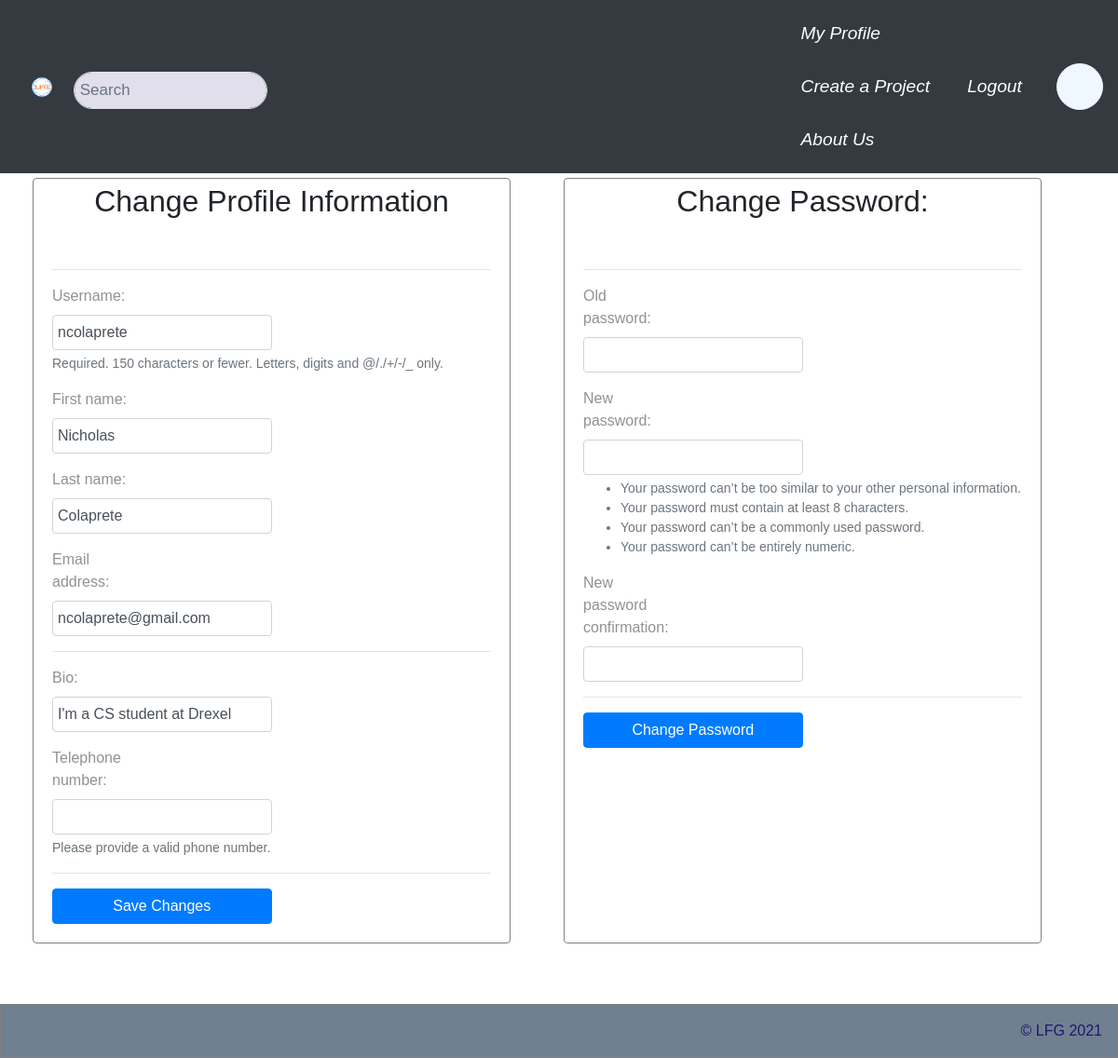
/accounts/profile/update/ (signed in), run on an earlier commit of the app's database.
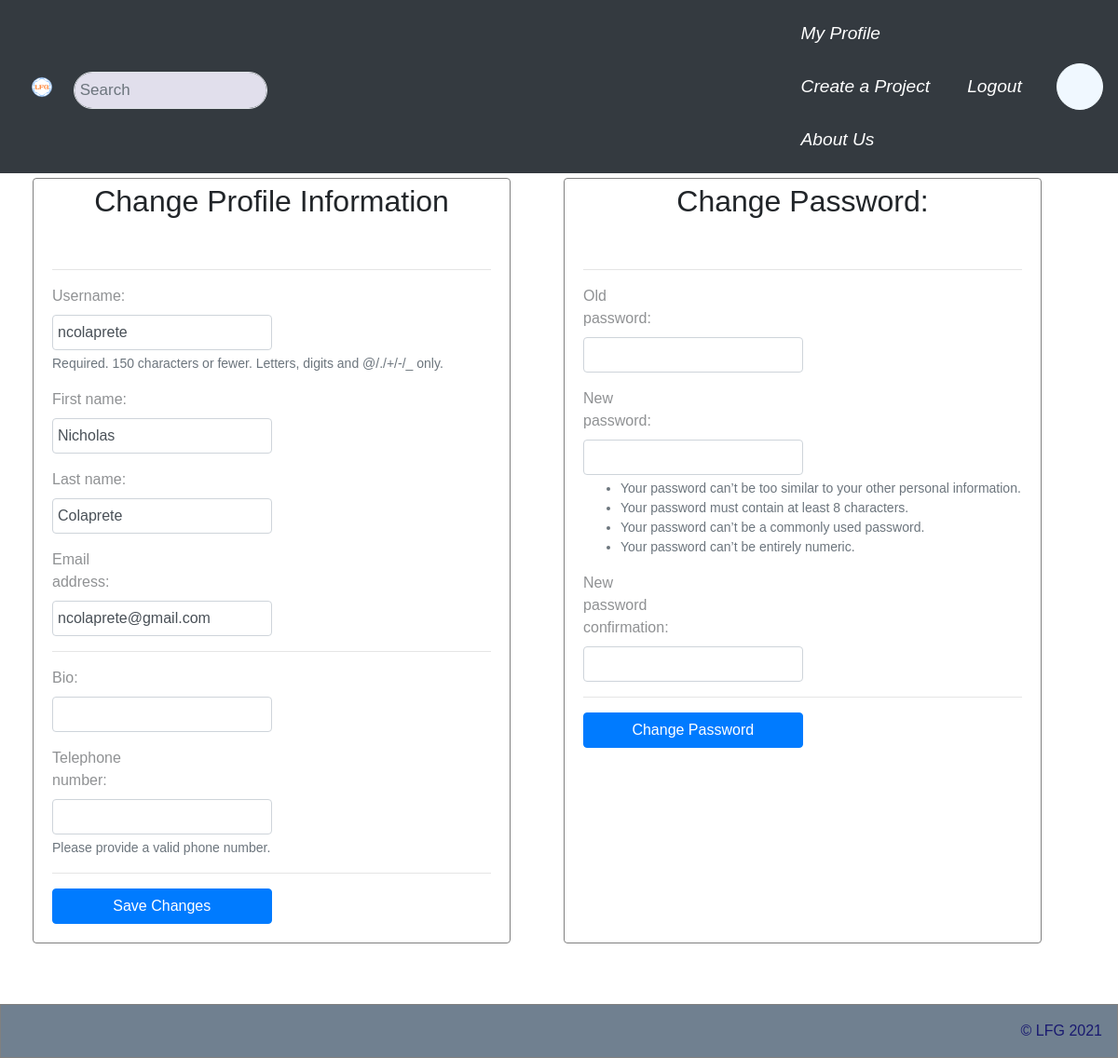
And on a later commit of the database.
### LFGCore/models.py (models this page shows, shortened)
class Profile(models.Model):
  user = models.OneToOneField(User, on_delete=models.CASCADE)
  address = models.OneToOneField('Address', on_delete=models.CASCADE, null=True)
  projects = models.ManyToManyField('Project', through='Member', related_name="memberships")
  chat_channels = models.ManyToManyField('ChatChannel', related_name="channels")
  chats = models.ManyToManyField('ChatChannel', related_name="chats", through='Chat')
  friends = models.ManyToManyField("self", through='Friend')
  bio = models.CharField(max_length=1000, null=True, default="")
  phone_regex = RegexValidator(regex=r'^\+?1?\d{9,15}$', message="Phone number must be entered in the format: '+999999999'. Up to 15 digits allowed.")
  telephone_number = models.CharField(validators=[phone_regex], max_length=17, blank=True, default="") # validators should be a list
  applications = models.ManyToManyField('Role', through='Application', related_name="role_application")

### LFGCore/views.py (the view)
# urls.py: path('accounts/profile/update/', views.update_profile, name='profile_update'),
@login_required
@transaction.atomic
def update_profile(request):
  if request.method == 'POST':
    if request.POST['update-type'] == 'profile':
      user_form = UpdateUserForm(request.POST, instance=request.user)
      profile_form = UpdateProfileForm(request.POST, instance=request.user.profile)
      password_form = PasswordChangeForm(request.user)
      if user_form.is_valid() and profile_form.is_valid():
        user_form.save()
        profile_form.save()
        messages.success(request, 'Profile was updated successfully.')
        return redirect('/accounts/profile/')
      else:
        messages.error(request, 'Profile was not updated.')
    elif request.POST['update-type'] == 'password':
      password_form = PasswordChangeForm(request.user, request.POST)
      if password_form.is_valid():
        user = password_form.save()
        update_session_auth_hash(request, user)
        messages.success(request, 'Password changed successfully.')
        return redirect('/accounts/profile/')
      else:
        messages.error(request, 'Password could not be updated.')
        user_form = UpdateUserForm(instance=request.user)
        profile_form = UpdateProfileForm(instance=request.user.profile)
  else:
    user_form = UpdateUserForm(instance=request.user)
    profile_form = UpdateProfileForm(instance=request.user.profile)
    password_form = PasswordChangeForm(request.user)
  return render(request, 'LFGCore/profileUpdate.html', {
    'user_form' : user_form,
    'profile_form' : profile_form,
    'password_form': password_form,
    'logged_in' : request.user.is_authenticated
  })

### LFGCore/forms.py
class UpdateUserForm(forms.ModelForm):
    class Meta:
        model = User
        fields = ('username', 'first_name', 'last_name', 'email', )
    def __init__(self, *args, **kwargs):
        super().__init__(*args, **kwargs)
        self.fields['first_name'].required = True
        self.fields['last_name'].required = True
        self.fields['email'].required = True

class UpdateProfileForm(forms.ModelForm):
    bio = forms.CharField(max_length=1000, required=False)
    telephone_number = forms.RegexField(regex=r'^\+?1?\d{9,15}$', required=False, help_text='Please provide a valid phone number.')
    class Meta:
        model = Profile
        fields = ('bio', 'telephone_number', )

### LFGCore/templates/LFGCore/profileUpdate.html (shortened to what this page needs)
{% extends "LFGCore/base.html" %}
{% load widget_tweaks %}
{% block content %}
<div class="row">
    <div class="card">
        <h2 class="card-title">Change Profile Information</h2>
        <div class="card-body">
        <form method="post" >
            <hr>
            {% for field in user_form.visible_fields %}
                <div class="form-group">
                {{ field.label_tag }}
                {% if user_form.is_bound %}
                    {% if field.errors %}
                    {% render_field field class="form-control is-invalid" %}
                    {% for error in field.errors %}
                        <div class="invalid-feedback">
                        {{ error }}
                        </div>
                    {% endfor %}
                    {% else %}
                    {% render_field field class="form-control is-valid" %}
                    {% endif %}
                {% else %}
                    {% render_field field class="form-control" %}
                {% endif %}
                {% if field.help_text %}
                    <small class="form-text text-muted">{{ field.help_text }}</small>
                {% endif %}
                </div>
            {% endfor %}
            <hr>
            {% for field in profile_form.visible_fields %}
            <div class="form-group">
                {{ field.label_tag }}
                {% render_field field class="form-control" %}
                {% if field.help_text %}
                  <small class="form-text text-muted">{{ field.help_text }}</small>
                {% endif %}
            </div>
        {% endfor %}
            <hr>
            <button type="submit" class="btn btn-primary" style="width: 50%;">Save Changes</button>
        </form>
      </div>
    </div>
    <div class="card" style="margin-left: 5%;">
        <h2 class="card-title">Change Password:</h2>
        <div class="card-body">
        <form method="post">
            <hr>
            {% for field in password_form.visible_fields %}
            <div class="form-group">
            {{ field.label_tag }}
            {% render_field field class="form-control" %}
            {% if field.help_text %}
                <small class="form-text text-muted">{{ field.help_text }}</small>
            {% endif %}
            </div>
        {% endfor %}
            <hr>
            <button class="btn btn-primary" type="submit" class="btn btn-primary" style="width: 50%;">Change Password</button>
        </form>
    </div>
</div>
</div>
{% endblock content %}

### LFGCore/templates/LFGCore/base.html (shortened to what this page needs)
<!DOCTYPE html>
<html>
  {% load widget_tweaks %}
  {% load bootstrap4 %}
  {% bootstrap_css %}
<head>
  <link rel="stylesheet" href="/static/top/top.css">
</head>
<body style="width: 100%; margin-bottom: 75px;">
{% block body %}
  <div class="topnav navbar navbar-expand-lg navbar-dark bg-dark" style="width: 100%; margin-bottom: 5px;">
    <div class="logo" style="width: 5%;">
      <a href="/">
        <img src="/static/top/logo.svg" alt="Logo" width="100%" height="auto" />
      </a>
    </div>
    <form class="input-group" action="/search/" style="margin-left: 5px; width: 20%;">
      <div style="width: 100%;">
      <input class="form-control border-end-0 border rounded-pill" type="text" placeholder="Search" name="query"
      style="width: 90%;background-color: rgb(225, 223, 236);">
     </div>
    </form>
    <div class="elements" style="width: 25%;margin-left: 45%;">
    {% include logged_in|yesno:"LFGCore/userTop.html,LFGCore/anonymousTop.html" %}
    <a class="font-italic" href="/about/" style="margin-left: 8px;font-size: 120%; color: white;">About Us</a>
  </div>
    <div class="" style="margin-left: 10px;width: 50px;background-color: aliceblue; border-radius: 50px; border:1px solid aliceblue;height: 50px;">
  </div>
  </div>
  <div class="container">
  {% block content %}{% endblock content %}
</div>
<footer style="height: auto;margin-top: 5px;">
  <div class= "navbar" role="navigation">
      <div class="navbar-text pull-center">
      &copy; LFG 2021
      </div>
  </div>
  </footer>
  {% endblock body %}
</body>
</html>

### LFGCore/templates/LFGCore/userTop.html
<a class="active font-italic" href="/accounts/profile/" style="margin-left: 8px;font-size: 120%; color: white;">My Profile</a>
<a class="font-italic" href="/project/create/" style="margin-left: 8px;font-size: 120%; color: white;">Create a Project</a>
<a class="font-italic" style="margin-left: 8px;font-size: 120%; color: white;" href="/logout/">Logout</a>

### static/top/top.css (style rules this page uses)
* { box-sizing: border-box; }
body { margin: 0; font-family: Arial, Helvetica, sans-serif; }
.topnav { overflow: hidden; background-color: #e9e9e9; }
.topnav a { float: left; display: block; color: black; text-align: center; padding: 14px 16px; text-decoration: none; font-size: 17px; }
.topnav a.active { color: rgb(5, 5, 5); }
.topnav input[type=text] { padding: 6px; margin-top: 8px; font-size: 17px; border: none; }
.logo { display: inline-block; float: left }
footer { border: 1px solid gray; margin-top: 5px; height: 150px; width: 90%; margin: auto; position: fixed; left: 0; bottom: 0; width: 100%; background-color:slategray; color:midnightblue; text-align: center; }
.container { text-align: left; width: 80%; }
.container input { width: 50%; padding: 5px; }
.container label { width: 20%; opacity: 0.5; text-align: left; margin-left: 0px; }
button { width: 15%; padding: 5px; }

### LFGCore/templates/LFGCore/profileUpdate.html (style rules this page uses)
.container { width: 95%; margin: auto; height: 870px; }
.card { width: 45%; border: 1px solid gray; margin-left: 5px; }
footer { height: auto; }
.card-title { padding: 5px; text-align: center; }

What changed in the data, as far as the page shows it:
changed Profile: bio "I'm a CS student at Drexel" → (not shown)
